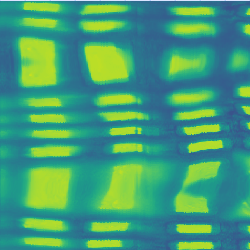
#> input picture Version 2.0/Demos/PhaseDetection/ExCapture.bmp, 250 x 250 px
$ jupyter execute --allow-errors DEMO_PhaseMagCorrection.ipynb
#> lines starting #> are read from the running program, lines starting #| are printed output that depends on the picture
### Version 2.0/Demos/PhaseDetection/ProcessingFuncs.py
#
# File: ProcessingFuncs.py
# --------------
# Erick Blankenberg
# AWESEM
# 6/27/2019
#
# Description:
#   Encapsulates image processing functions used for symmetry detection.
#

import numpy
from   math  import floor
from   math  import ceil
from   scipy import interpolate
from   scipy import ndimage
from   skimage.exposure import adjust_gamma
from   skimage.segmentation import clear_border
import skimage.filters as filters

## --------------------------- Getting the Phase ---------------------------- ##

def getAssumedTroughPhase(targetImage):
    return getSymmetryPhaseFromVals(evaluatePatchVerticalSymmetry(targetImage))

# Evaluates symmetry along rows for the given patch
def evaluatePatchVerticalSymmetry(targetImage):
    # Uses patches that are essentially the original image barrel shifted so energy is always the same
    totalEnergy = numpy.sum(targetImage * targetImage)
    # Evaluates symmetry score about every column one at a time
    symmetryVals = numpy.zeros((targetImage.shape[1]))
    for currentCenterColumn in range(int(targetImage.shape[1])):
        # Finds numerator
        columnStartLeft  = currentCenterColumn
        columnStartRight = currentCenterColumn
        numeratorAccumulator = 0
        for currentColumnOffset in range(int(ceil(targetImage.shape[1] / 2.0))):
            numeratorAccumulator += numpy.sum(targetImage[:, columnStartLeft] * targetImage[:, columnStartRight])
            columnStartLeft = int((columnStartLeft + 1) + targetImage.shape[1]) % targetImage.shape[1]
            columnStartRight = int((columnStartRight - 1) + targetImage.shape[1]) % targetImage.shape[1]
        # Normalizes and stores
        symmetryVals[currentCenterColumn] = numeratorAccumulator / totalEnergy
    return symmetryVals

def getSymmetryPhaseFromVals(symmetrySequence):
    assumedTroughPoint = numpy.argmax(symmetrySequence) % floor(max(symmetrySequence.shape)) # Assumed to have period equal to width of image and actual displacement
    return (float(assumedTroughPoint) / float(max(symmetrySequence.shape))) * (2.0 * numpy.pi)


## ------------------------- Getting the Magnitude -------------------------- ##


# Uses crest as reference point at zero in an assumed cosine displacement function to be inverted
def resampleVerticalDistortion(distortedImage, phaseToTrough):
    imageInterpolator = interpolate.interp2d(range(distortedImage.shape[1]), range(distortedImage.shape[0]), distortedImage, bounds_error = False) # Is occasionally slightly over by 0.75
    offsetToCrest = ((phaseToTrough + numpy.pi) / (numpy.pi * 2.0)) * distortedImage.shape[1]
    rebuiltImageFalling = numpy.zeros(distortedImage.shape)
    rebuiltImageRising  = numpy.zeros(distortedImage.shape)
    #targetColumnsFalling = numpy.zeros((targetImage.shape[1])) - 1
    #targetColumnsRising = numpy.zeros((targetImage.shape[1]))  - 1
    for currentColumn in range(distortedImage.shape[1]):
        baseOffset = numpy.arccos(((currentColumn * 2.0) / distortedImage.shape[1]) - 1) * (distortedImage.shape[1]) / (2.0 * numpy.pi)
        targetColumnFalling = (offsetToCrest + baseOffset) % distortedImage.shape[1]
        targetColumnRising  = ((offsetToCrest - baseOffset) + distortedImage.shape[1]) % distortedImage.shape[1]
        rebuiltImageFalling[:, currentColumn] = (imageInterpolator(targetColumnFalling, range(distortedImage.shape[0]))).flatten()
        rebuiltImageRising[:, currentColumn]  = (imageInterpolator(targetColumnRising, range(distortedImage.shape[0]))).flatten()
        #targetColumnsFalling[currentColumn] = targetColumnFalling
        #targetColumnsRising[currentColumn]  = targetColumnRising
    return rebuiltImageRising, rebuiltImageFalling #, targetColumnsFalling, targetColumnsRising

# Isolates elements
# [33 lines left out: functions isolateAndLabelNonOcccluded, getLabelWidthCounts, getLabelHorizontalSpacings, not called in this run]

### Version 2.0/Demos/PhaseDetection/DEMO_PhaseMagCorrection.ipynb
# <div style="text-align: center">Phase and Magnitude Detection Demo </div>
<div style="text-align: center">AWESEM Signal Processing </div>
<br>
<div style="text-align: center">Erick Blankenberg, 6/26/2019 </div>

---
## <div style="text-align: center">Introduction </div>
The goal of the AWESEM project is to construct a low cost mechanical scanning imaging system from commonly available parts. The goal of this document is to demonstrate a method for characterizing the mechanical stage of the device purely from scanned data of a Ronchi square mesh that could be obtained from the completed device without additional external test equipment.

---
## <div style="text-align: center">System Model </div>

---
## <div style="text-align: center">Reconstruction Approach </div>

If we assume that the scanning system can be modelled as linear and time-invariant (LTI), than we can create a useful model by finding its frequency-domain response which will in turn allow us to predict the motion of the stage for an arbitrary driving waveform.
<br>
<br>
To sample the frequency-domain response, we scanned a standard grid pattern with a sinusoidal driving waveform at a fixed frequency. As we assumed that the system was LTI, we assumed that the displacement waveform would also be sinusoidal. Below we have simulated what a single scan might look like.

[cell 1]
import numpy
from   matplotlib import cm
from   matplotlib import pyplot
from   matplotlib.collections import LineCollection
from   matplotlib.colors import ListedColormap

GridPeriod  = 0.25 # Width of grid period
GridDensity = 0.5  # How much of the grid renders high
GridOffset  = 0.1 # How far to shift grid
isGrid = lambda pos: (((pos - GridOffset) % GridPeriod) < (GridPeriod * GridDensity))

# Construct simple sinusoidal displacement
times           = numpy.linspace(0, 1, num = 1000)
sineMag         = 1.0
sineOffset      = 0.1 # Shifted seconds
sinDisplacement = numpy.sin((times + sineOffset) * 2.0 * numpy.pi) * sineMag

# Plots target grid over range for reference
norm               = pyplot.Normalize(-sineMag, sineMag) # Standard colors used for later
gridRange  = numpy.linspace(sinDisplacement.min(), sinDisplacement.max(), num = 1000)
gridValues = isGrid(gridRange)
gridFig, gridGraph = pyplot.subplots(1, 1, sharex = True, sharey = True)
gridPoints         = numpy.array([gridRange, gridValues]).T.reshape(-1, 1, 2)
gridSegments       = numpy.concatenate([gridPoints[:-1], gridPoints[1:]], axis=1)
gridLineCollection = LineCollection(gridSegments, cmap = 'coolwarm', norm = norm)
gridLineCollection.set_array(gridRange)
gridLineCollection.set_linewidth(2)
line = gridGraph.add_collection(gridLineCollection)
pyplot.title('Grid Cells')
pyplot.xlabel('Position')
pyplot.ylabel('Grid (y/n)')
pyplot.title('Colored Target Grid')
colorBar = gridFig.colorbar(line, ax = gridGraph);
colorBar.set_label('Position')
pyplot.ylim((-0.1, 1.1));
pyplot.xlim((-1, 1));
pyplot.show()
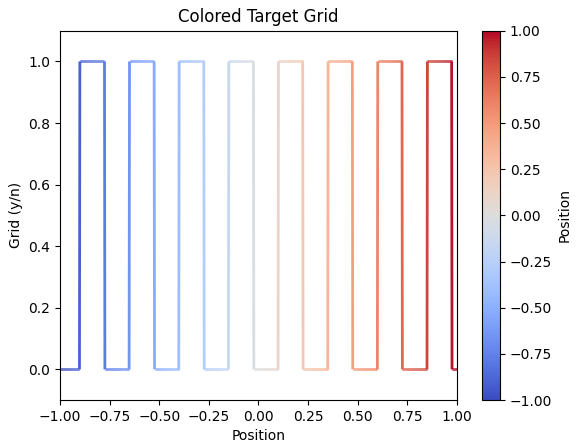
#> figure drawn by matplotlib, 2 panels

# Plots sinusoidal displacement
sineFig, sineGraph = pyplot.subplots(1, 1, sharex = True, sharey = True)
sinPoints          = numpy.array([times, sinDisplacement]).T.reshape(-1, 1, 2)
sinSegments        = numpy.concatenate([sinPoints[:-1], sinPoints[1:]], axis=1)
sineLineCollection = LineCollection(sinSegments, cmap = 'coolwarm', norm = norm)
sineLineCollection.set_array(sinDisplacement)
sineLineCollection.set_linewidth(2)
line = sineGraph.add_collection(sineLineCollection)
pyplot.title('Displacement Waveform')
pyplot.xlabel('Time (s)')
pyplot.ylabel('Position')
colorBar = sineFig.colorbar(line, ax = sineGraph);
colorBar.set_label('Position')
pyplot.ylim((-sineMag * 1.1, sineMag * 1.1));
pyplot.show()
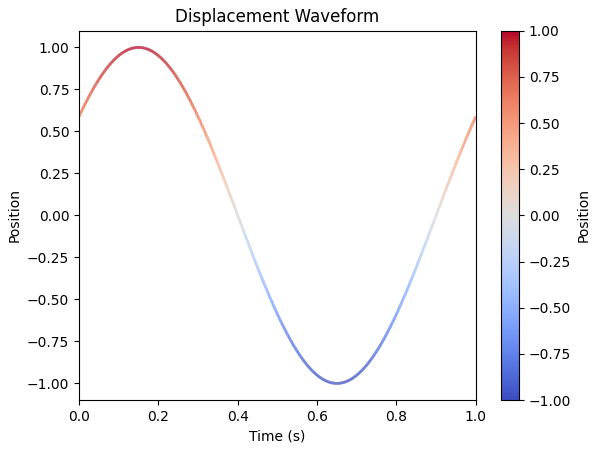
#> figure drawn by matplotlib, 2 panels

# Plots what the scan might look like with actual displacement colored in
sinGridValues = isGrid(sinDisplacement)
sinGridFig, sinGridGraph = pyplot.subplots(1, 1, sharex = True, sharey = True)
sinGridPoints         = numpy.array([times, sinGridValues]).T.reshape(-1, 1, 2)
sinGridSegments       = numpy.concatenate([sinGridPoints[:-1], sinGridPoints[1:]], axis=1)
sinGridLineCollection = LineCollection(sinGridSegments, cmap = 'coolwarm', norm = norm)
sinGridLineCollection.set_array(sinDisplacement)
sinGridLineCollection.set_linewidth(2)
line = sinGridGraph.add_collection(sinGridLineCollection)
pyplot.title('Distorted Grid Cells')
pyplot.xlabel('Time (s)')
pyplot.ylabel('Grid (y/n)')
pyplot.title('Scanned Grid')
colorBar = sinGridFig.colorbar(line, ax = sinGridGraph);
colorBar.set_label('Position')
pyplot.ylim((-0.1, 1.1));
pyplot.show()
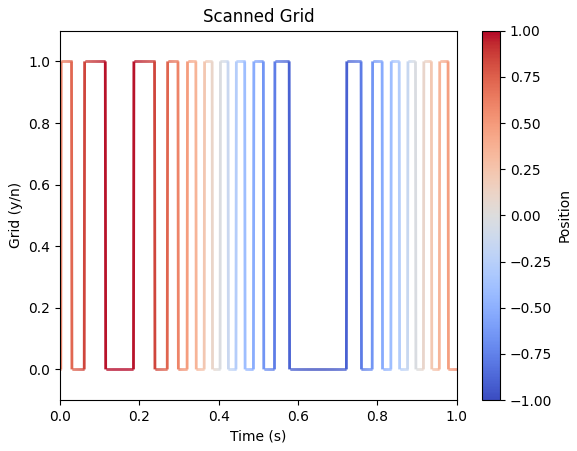
#> figure drawn by matplotlib, 2 panels

For each driving frequency we need to find the phase and magnitude of the resulting displacement waveform.
<br>
<br>
To identify the phase offset, we took advantage of the presumed symmetry of the response waveform. If we assume that the response displacement waveform is a sine wave than there will be a symmetry axis at each crest and trough of the waveform. As the displacement is symmetric about these points of interest, we expect that the scan data will also exhibit this symmetry which will allow us to identify the troughs and crests of the displacement waveform indirectly. Unfortunately, as both troughs and crests exhibit this property, we cannot distinguish between them without additional information. For consistency will assume that the first axis of symmetry is a trough point.
<br>
<br>
Once we have identified the position corresponding to the trough point, we can

---
## <div style="text-align: center">Implementation </div>
In the first portion below we import one limited "Modern Art" image to be analyzed.
<br>
<br>
This image is arranged so that the fast axis, the axis to be corrected, is parallel to the horizontal axis of the image. The slow axis is parallel to the vertical axis of the image.
<br>
<br>
We are assuming that the response along the fast axis is independant of displacement along the slow axis. We are also assuming that the difference in frequency between the slow and fast axis is great enough that the displacement of the scans along the fast axis can be considered orthogonal to the motion of the slow axis, that is we are assuming that each row of the image represents a true cross section of the grid.
<br>
<br>
Note that the driving waveform in this case is an inverted cosine, a sine function with a phase delay of $\frac{ \pi}{2}$.

[cell 2]
# Libraries
import ProcessingFuncs
from   math import floor
import numpy
import imageio
from   scipy       import ndimage
from   scipy       import misc
from   scipy       import signal
from skimage       import data
from skimage.color import rgb2gray
import skimage.filters as filters
from   matplotlib import cm
from   matplotlib import pyplot

# Imports limited "Modern Art" image.

originalImage  = numpy.rot90(imageio.imread('ExCapture.bmp'))
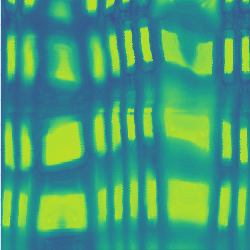
#> originalImage: shape (250, 250, 3); mean R, G, B 68.1, 156.5, 119.3
originalImage  = originalImage[1:-1, 1:-1] # Sometimes edges are cut off in scans
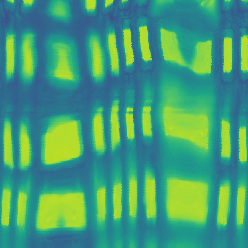
#> originalImage: shape (248, 248, 3); mean R, G, B 67.7, 156.4, 118.6
grayScaleImage = rgb2gray(originalImage)
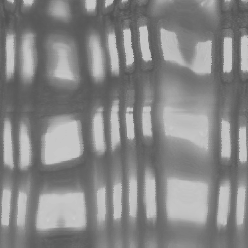
#> grayScaleImage: shape (248, 248) float64; min 0.32, max 0.807, mean 0.529
pyplot.imshow(grayScaleImage, cmap= pyplot.cm.gray)
pyplot.title('Target Image')
pyplot.show()

Our first step is to find the phase offset.
<br>
<br>
The approach below uses the simple symmetry detection method along a known coordinate axis described in https://www.eurasip.org/Proceedings/Eusipco/Eusipco2017/papers/1570347823.pdf. This method TODO
<br>
<br>
In this case we are interested in the overall symmetry of the modern art image along the target coordinate axis with wraparound as the driving sinusoidal waveform is periodic and the assumed response waveform is as well.
<br>
<br>
Once we identify the axis of symmetry of this image we have effectively found the trough or crest of the response waveform but cannot from this image alone discern which of the two we have identified. For now we will assume that the closest mirror axis, that is the first axis that occurs in the response waveform relative to the start of the driving waveform, is a trough as our driving waveform's origin consists of a trough and we expect a small phase displacement.
<br>
<br>
We can re-investigate this later once we have more frequency response information.

[cell 3]
targetImage = grayScaleImage
# Evaluates symmetry along rows for the given patch

symmetryVals = ProcessingFuncs.evaluatePatchVerticalSymmetry(targetImage)
#> in evaluatePatchVerticalSymmetry, `totalEnergy = numpy.sum(targetImage * targetImage)`: totalEnergy = 18406.9
#> after the loop in evaluatePatchVerticalSymmetry, `for currentCenterColumn in range(int(targetImage.shape[1])):`: symmetryVals = 248 values, max 0.492 at index 62, min 0.471 at index 105, mean 0.477
troughPhase = ProcessingFuncs.getSymmetryPhaseFromVals(symmetryVals)
#> in getSymmetryPhaseFromVals, `assumedTroughPoint = numpy.argmax(symmetrySequence) % floor(max(symmet..`: assumedTroughPoint = 62
#> troughPhase = 1.57
maxIndex = (troughPhase / (2.0 * numpy.pi)) * max(symmetryVals.shape)
#> maxIndex = 62

symFig   = pyplot.figure(figsize = (6, 6))
symGrid  = pyplot.GridSpec(4, 4, hspace = 0.1, wspace = 0.2)
#> (the rest of this cell did not finish here and is left out)

We now know the time offset corresponding to what we assume to be a trough in a sinusoidal displacement waveform. We can now correct for the sinusoidal motion of the scan.
<br>
<br>
The data before and after the trough represent samples from the same points in space and ideally should generate the same image. The images below are both generated with the left hand side starting at the trough of the displacement and the right hand side ending at the crest of the displacement for easy comparison.

[cell 4]
# Plots image and assumed displacement waveform
pyplot.imshow(targetImage, cmap= pyplot.cm.gray)
pyplot.title('Original Image')
pyplot.show()

# We are going to use the crest as a reference point at zero and assume a cosine displacement waveform
#> (the rest of this cell did not finish here and is left out)

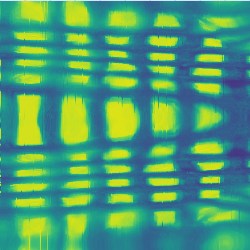
#> input picture Version 2.0/Demos/PhaseDetection/Captures_Calibration/Capture_2019-07-31[16-18-10]_[Sawtooth,Sine](waveform)-[0.03,10.00](Hz)-[1.50,2.50](Vpp)-[0.00, 0.00](2piphase), .bmp, 250 x 250 px
#> `latestImage        = rgb2gray(numpy.rot90(imageio.imread(latestPath)))`:
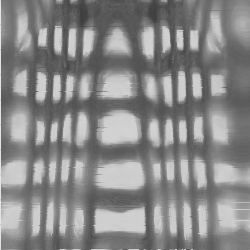
#> latestImage: shape (250, 250) float64; min 0.245, max 0.905, mean 0.535
fig, axis = pyplot.subplots(1, 2)
fig.suptitle('Reconstructed Images', y = 0.9)
axis[0].set_title('Falling')
axis[0].imshow(imageFalling, cmap= pyplot.cm.gray)
axis[1].set_title('Rising')
axis[1].imshow(imageRising, cmap= pyplot.cm.gray)
pyplot.show()

Now that we have (hopefully) created a faithful reconstruction of the scanned data along the horizontal axis, we can identify the scale of the image by finding the period of the grid along the reconstructed axis.
<br>
<br>
*Note that we did not preform any analysis or attempt any reconstruction of the vertical axis of the image, for the purposes of characterizing one axis of the stage we are only concerned with the horizontal axis.*

[cell 5]
from skimage.exposure     import adjust_gamma
from skimage.segmentation import clear_border
import skimage.filters as filters
from   scipy import ndimage

# Applies thresholding to image to isolate bars
# > Source images
fig, axis = pyplot.subplots(1, 2)
fig.suptitle('Original Images', y = 0.9)
axis[0].set_title('Falling')
#> (the rest of this cell did not finish here and is left out)

Now that we have identified the grid features, we can establish the scale of the image.
<br>
<br>
Ideally, each row of our images above should represent a cross section of the target grid.
<br>
<br>
There are many ways that we could analyze each row to establish the scale but two easy ways come to mind. First, as we know the period of the grid we can use this as a reference and identify scale by looking at the period of the cells, that is the difference between consecutive cell centroids within each row. Second, if we know the physical width of these cells we can find the width of the cells within every row of the image and scale accordingly.
<br>
<br>
Considering TODO . As we are considering each row in isolation there may be rows where there are no cells or only one cell present which will not contribute information.

[cell 6]
from numpy import concatenate
from numpy import zeros

#> (the rest of this cell did not finish here and is left out)

As a result we have the following:

#> (a cell that did not finish here is left out)

# <div style="text-align: center">Stage Calibration </div>

---
Now that we have a method for evaluating the phase distortion and response magnitude of the mechanical stage from data collected with a sinusoidal driving waveform we can evaluate these values for samples collected over a wide frequency range to characterize the stage.

Below we import images over a range of interest frequencies and identify the phase and magnitude of each to build a frequency response curve that we then fit to an easy to evaluate model for future use.

[cell 8]
# TODO distances between centers

import glob
import os
import numpy
import matplotlib.pyplot as pyplot
from   skimage.color import rgb2gray
import imageio
import tqdm

import ProcessingFuncs

debugPlotPhase  = False
debugPlotLabels = False

PhysicalCellWidth = 40.2 # Microns, width of cells

def getFastFrequencyAndMagFromPath(newImagePath):
    # Image name format is "Capture_yyyy-mm-dd[hh-mm-ss]_[w1text,w2text](waveform)-[f1,f2](Hz)-[mag1,mag2](Vpp)-[ph1, ph2](2piphase)"
    _, imageTitle = os.path.split(newImagePath)
    titleDateProperties = imageTitle.split('_')
    waveformsFrequenciesMagnitudesPhases = titleDateProperties[2].split('-')
    # Gets frequency
    frequencies = (waveformsFrequenciesMagnitudesPhases[1])[1:-5].split(',')
    # Gets magnitude
    magnitudes  = (waveformsFrequenciesMagnitudesPhases[2])[1:-6].split(',')
    return (float(frequencies[1]), float(magnitudes[1])) # Note, units are Hz and Vpp

# Make sure that the calibration samples are in the right folder!
fileList = glob.glob(os.path.join(os.path.abspath(''), "Captures_Calibration", "*.bmp"))
phaseMagRecords = numpy.zeros((len(fileList), 3))

#> (the rest of this cell did not finish here and is left out)

#> `latestPhase        = ProcessingFuncs.getAssumedTroughPhase(latestImage..`: latestPhase = -0.176
    phaseMagRecords[latestFileIndex, 1] = latestPhase
    # > Gets magnitude
    imRising, imFalling = ProcessingFuncs.resampleVerticalDistortion(latestImage, latestPhase)
    labeledImage_rising, numObjects_rising = ProcessingFuncs.isolateAndLabelNonOcccluded(imRising)
    labeledImage_falling, numObjects_falling = ProcessingFuncs.isolateAndLabelNonOcccluded(imFalling)
    averageCellWidthPixels = float(numpy.mean(numpy.concatenate(ProcessingFuncs.getLabelWidthCounts(labeledImage_rising, numObjects_rising) + ProcessingFuncs.getLabelWidthCounts(labeledImage_falling, numObjects_falling))))
    micronsPerPixel        = float(PhysicalCellWidth) / averageCellWidthPixels
    totalWidthMicrons      = micronsPerPixel * latestImage.shape[1]
    phaseMagRecords[latestFileIndex, 2] = (totalWidthMicrons) / float(latestDriveMag) # Note that magnitude of output sine wave is half of total width of image, magnitude of input is half of vpp value, but these cancel out

    # ----------- Plotting for Verification -----------
    if(debugPlotPhase == True):
        maxIndex = (latestPhase / (2.0 * numpy.pi)) * max(latestImage.shape)
        pyplot.imshow(latestImage, cmap= pyplot.cm.gray, zorder = 1)
        _, imageTitle = os.path.split(latestPath)
        pyplot.title('Target Image %s' % (imageTitle))
        ymin, ymax = pyplot.gca().get_ybound()
        pyplot.plot([maxIndex, maxIndex], [ymin, ymax], color = 'fireBrick', zorder = 2)
        pyplot.show()

    if(debugPlotLabels == True):
        pyplot.imshow(labeledImage_rising, cmap = pyplot.cm.nipy_spectral)
        pyplot.title('Rising')
        pyplot.show()
        pyplot.imshow(labeledImage_falling, cmap = pyplot.cm.nipy_spectral)
        pyplot.title('Falling')
        pyplot.show()
